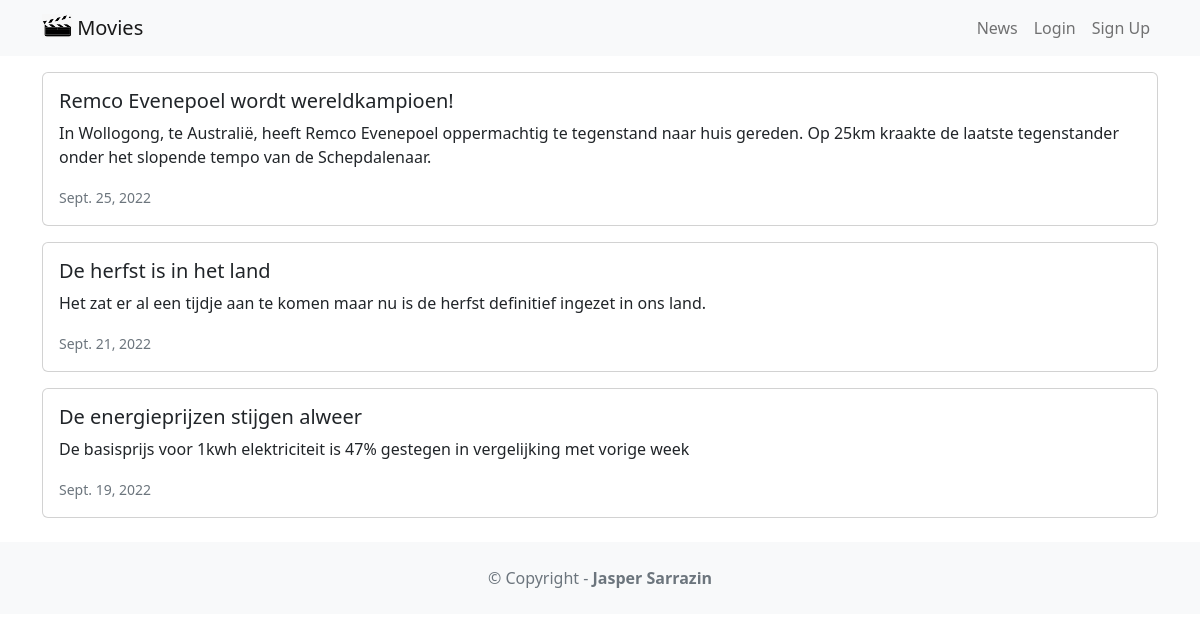
Page /news/ on the committed database.
### news/models.py (models this page shows, shortened)
class News(models.Model):
    headline = models.CharField(max_length=200)
    body = models.TextField()
    date = models.DateField()

### news/views.py (the view)
# urls.py: path('news/',include('news.urls')),
def news(request):
    newss = News.objects.all().order_by('-date')
    return render(request, 'news.html', {'newss': newss})

### news/templates/news.html
{% extends 'base.html' %}
{% block content %}
{% for news in newss %}
    <div class="card mb-3">
        <div class="row g-0">
            <div>
                <div class="card-body">
                    <h5 class="card-title">{{ news.headline }}</h5>
                    <p class="card-text">{{ news.body}}</p>
                    <p class="card-text"><small class="text-muted">{{ news.date }}</small></p>
                </div>
            </div>
        </div>
    </div>
{% endfor %}
{% endblock content %}

### rows in the picture
News: headline "Remco Evenepoel wordt wereldkampioen!", body "In Wollogong, te Australië, heeft Remco Evenepoel oppermachtig te tegenstand naar huis gereden. Op 25km kraakte de laatste tegenstander onder het slopende tempo van de Schepdalenaar.", date "Sept. 25, 2022"
News: headline "De herfst is in het land", body "Het zat er al een tijdje aan te komen maar nu is de herfst definitief ingezet in ons land.", date "Sept. 21, 2022"
News: headline "De energieprijzen stijgen alweer", body "De basisprijs voor 1kwh elektriciteit is 47% gestegen in vergelijking met vorige week", date "Sept. 19, 2022"
